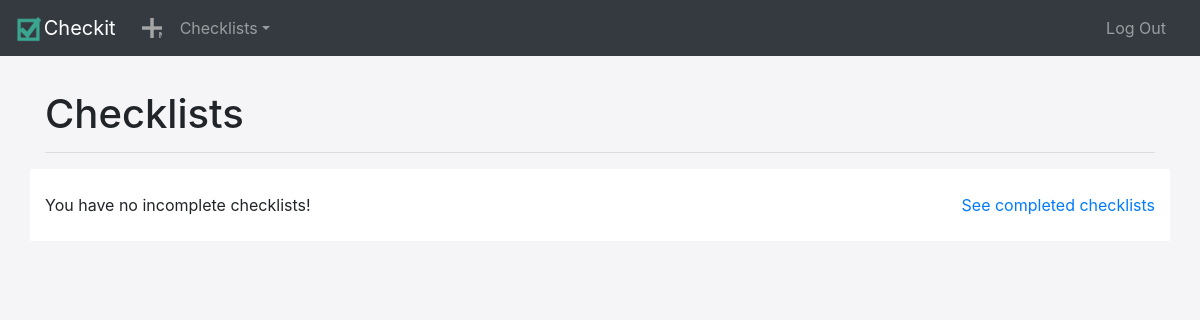
The page / (signed in) on the database as committed earlier.
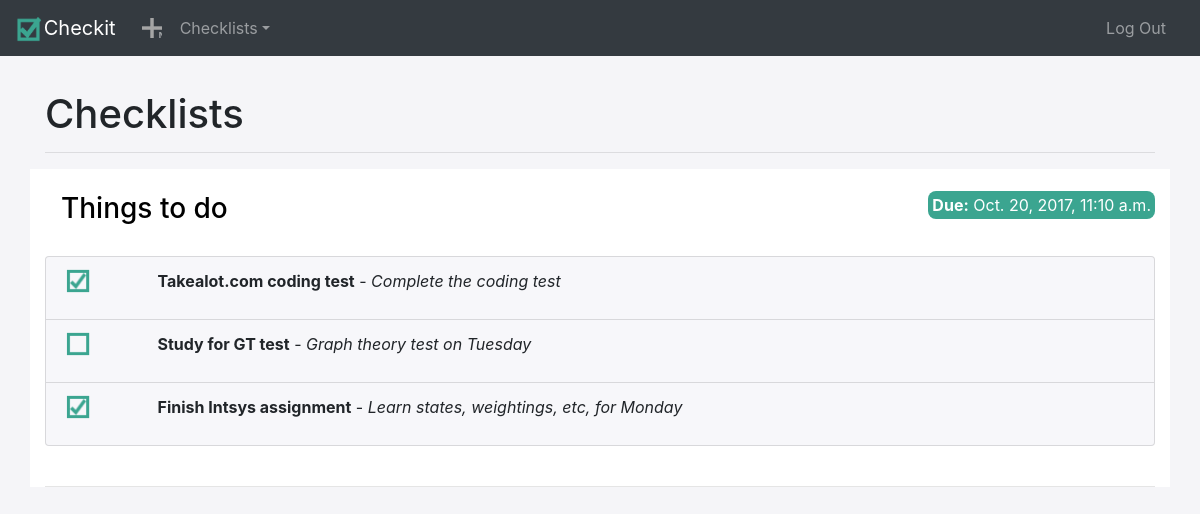
The same page on the database as committed later.
### checklist/models.py (models this page shows, shortened)
class CheckList(models.Model):
    checklist_title = models.CharField(max_length=100)
    pub_date = models.DateTimeField('date published')
    due_date = models.DateTimeField()
    owner = models.ForeignKey(User, on_delete=models.CASCADE)
    def due_soon(self):
        return timezone.now()  <= self.due_date <= timezone.now() + datetime.timedelta(days=1)
    def past_due(self):
        return timezone.now() >= self.due_date
    def is_complete(self):
        for item in self.checklistitem_set.all():
            if not item.complete:
                return False
        return True

class CheckListItem(models.Model):
    item_title = models.CharField(max_length=100)
    item_desc = models.CharField('description', max_length=350)
    complete = models.BooleanField(default=False)
    checklist = models.ForeignKey(CheckList, on_delete=models.CASCADE)

### checklist/views.py (the view)
# urls.py: url(r'^$', views.index, name='index'),
def index(request):
    if request.user.is_authenticated():
        u = request.user
        recent_checklists = [checklist for checklist in u.checklist_set.order_by('due_date') if not checklist.is_complete()]
        context = {
            'checklists' : recent_checklists,
            'empty_list_string' : 'You have no incomplete checklists!',
            'redirect_link' : reverse('checklist:complete'),
            'redirect_string' : 'See completed checklists',
            'page_title' : 'Checklists',
        }
        return render(request, 'checklist/index.html', context)
    new_user_checklist = User.objects.get(username="anon").checklist_set.first()
    new_user_checklist.due_date = timezone.now() + recent_filter_delta
    return render(request, 'checklist/new_user.html', { "checklist" : new_user_checklist })

### checklist/templates/checklist/index.html (shortened to what this page needs)
{% extends 'checklist/base.html' %}
{% block content %}
<br/>
<div class="container">
    <h1 class="page-header">{{page_title}}</h1>
    <hr/>
</div>
{% if checklists %}
    {% for checklist in checklists %}
    <div class="container container-main">
        <br/>
        <div class="row">
            <div class="col-xs-12 col-sm-6">
                <div class="checklist-head">
                    <h3><a href="{% url 'checklist:view' checklist.id %}" class="checklist-head" >{{ checklist.checklist_title }}</a></h3>
                </div>
            </div>
            <div class="col-xs-12 col-sm-6 checklist-date"><span class="{% if checklist.due_soon %}date-soon{% elif checklist.past_due %}date-late{% else %}date-normal{% endif %}"><b>Due:</b> {{checklist.due_date}}</span></div>
        </div>
        <br/>
        <div class="row">
            <div class="col-sm-12 col-xs-12">
                <ul class="list-group">
                    {% for item in checklist.checklistitem_set.all %}
                        <li class="cl-item-normal list-group-item">
                            <div class="row">
                                <div class="col-xs-1 col-sm-1"><label for="chk{{item.id}}"></label></div><div class="col-xs-11 col-sm-11"><strong>{{item.item_title}}</strong> {% if item.item_desc %} - <em>{{item.item_desc}}</em>{% endif %}</div>
                            </div>
                        </li>
                    {% endfor %}
                </ul><br/>
            </div>
        </div>
        <hr/>
    </div>
    {% endfor %}
{% else %}
    <div class="container container-main">
    {% if empty_list_string %}
        <br/>
        <div class="row">
            <div class="col-xs-12 col-md-6">
                {{ empty_list_string }}
            </div>
        {% endif %}
        {% if redirect_link %}
            <div class="col-md-6" style="text-align: right;">
                <a href="{{ redirect_link }}">{{ redirect_string }}</a>
            </div>
        </div>
        {% endif %}
        <br/>
    {% endif %}
    </div>
{% endblock %}

### checklist/templates/checklist/base.html (shortened to what this page needs)
<!DOCTYPE html>
{% load static %}
<html>
    <head>
        <link href="{% static 'checklist/css/bootstrap.min.css' %}" rel="stylesheet">
        <link href="{% static 'checklist/css/mystyles.css' %}" rel="stylesheet">
    </head>
    <body>
        <nav class="navbar sticky-top navbar-dark navbar-expand-md bg-dark">
            <a class="navbar-brand" href="{% url 'checklist:index' %}"><span><img src="{% static 'checklist/img/logo.png' %}" class="d-inline-block align-top navbar-img"></span>Checkit</a>
            <div class="collapse navbar-collapse" id="navbarNav">
                <ul class="navbar-nav">
                    <li class="nav-item"><div class="adaptive-add"><a class="nav-link" href="{% url 'checklist:new' %}">New checklist</a></div></li>
                </ul>
                <ul class="navbar-nav mr-auto">
                    <li class="nav-item dropdown">
                        <a class="nav-link dropdown-toggle" href="#" id="navbarDropdownMenuLink" data-toggle="dropdown" aria-haspopup="true" aria-expanded="false">Checklists</a>
                    </li>
                </ul>
                <ul class="navbar-nav" style="margin-right: 10px;">
                    {% if user.is_authenticated %}
                    <li class="nav-item"><a class="nav-link" href="{% url 'checklist:logout' %}">Log Out</a></li>
                    {% else %}
                    <li class="nav-item"><a class="nav-link" href="{% url 'checklist:login' %}">Log In</a></li>
                    <li class="nav-item"><a class="nav-link" href="{% url 'checklist:register' %}">Register</a></li>
                    {% endif %}
                </ul>
            </div>
        </nav>
        {% block content %} {% endblock %}
    </body>
</html>

### checklist/static/checklist/css/mystyles.css (style rules this page uses)
@media (min-width: 768px) { div.checklist-head { margin-left: 1em; } }
@media (min-width: 768px) { .adaptive-add { width: 1.25em; height: 1.25em; background-size: 1.25em; background-image: url("../img/new.png"); margin-left: 10px; margin-right: 10px; text-indent: 200%; white-space: nowrap; overflow: hidden; } }
.checklist-date { text-align: right; }
body { background-color: #f5f5f8; }
.container.container-main { background-color: #ffffff; }
li.cl-item-normal { background-color: #F7F7FA; }
a.checklist-head { color: black; }
h1.page-header { padding-top: 0.3em; }
img.navbar-img { height: 1.5em; margin-right: 0.15em; padding-top: 0.2em; }
.date-normal { background-color: #3BA590; color: white; border-radius: 0.5em; padding: 0.25em; }
input[type=checkbox] + label { background-image: url("../img/chk_on.png"); background-image: url("../img/chk_off.png"); background-size: contain; height: 1.5em; width: 1.5em; display: inline-block; padding: 0 0 0 0px; cursor: pointer; }
input[type=checkbox]:checked + label { background-image: url("../img/chk_on.png"); background-size: contain; height: 1.5em; width: 1.5em; display: inline-block; padding: 0 0 0 0px; }

Rows that differ between the two databases and show on the page:
added CheckList: checklist_title "Things to do", due_date "Oct. 20, 2017, 11:10 a.m."
added CheckListItem: item_title "Takealot.com coding test", item_desc "Complete the coding test"
added CheckListItem: shows a picture, item_title "Study for GT test", item_desc "Graph theory test on Tuesday"
added CheckListItem: item_title "Finish Intsys assignment", item_desc "Learn states, weightings, etc, for Monday"
Other text that changed with them:
{{ empty_list_string }}: "You have no incomplete checklists!" → (not shown)
{{ redirect_string }}: "See completed checklists" → (not shown)
